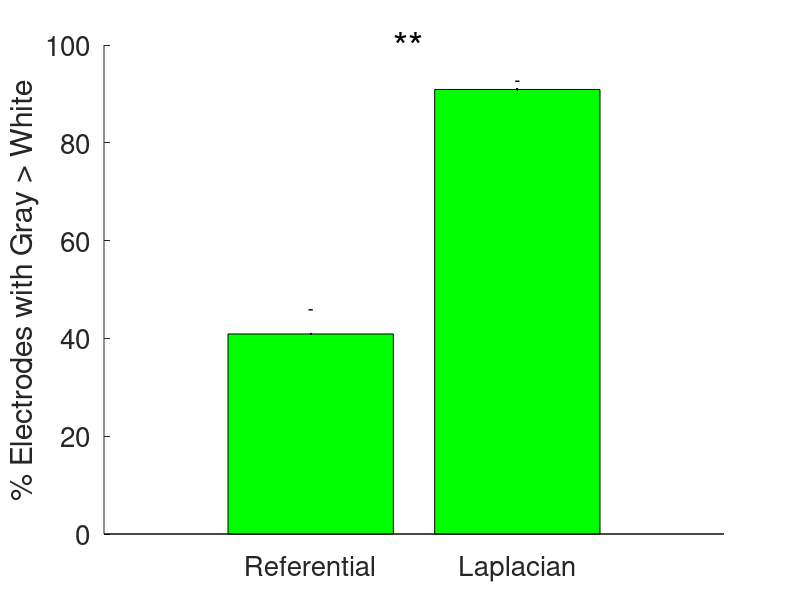

Write MATLAB code to recreate this figure.
%Run this code to determine 2x2 contigency table X
%comapreGreyWhiteAll
x=[9 13; 20 2];
[h pFisher]=fishertest(x)

frac=x(:,1)/sum(x(1,:));
perc=frac*100;
se=frac.*(1-frac)/sqrt(24)

f=20;
figure
hold on
bar([1 2],perc,'g')
axis([0 3 0 100])
errorbar([1 2],perc,-se*100,se*100,'k.')
text(1.4,100,'**','Fontsize',f+8)

ylabel('% Electrodes with Gray > White','FontSize',f)
set(gca,'XTick',[1 2],'XTickLabel',['Referential';' Laplacian '],'FontSize',f)
set(gcf,'Color',[1 1 1])

